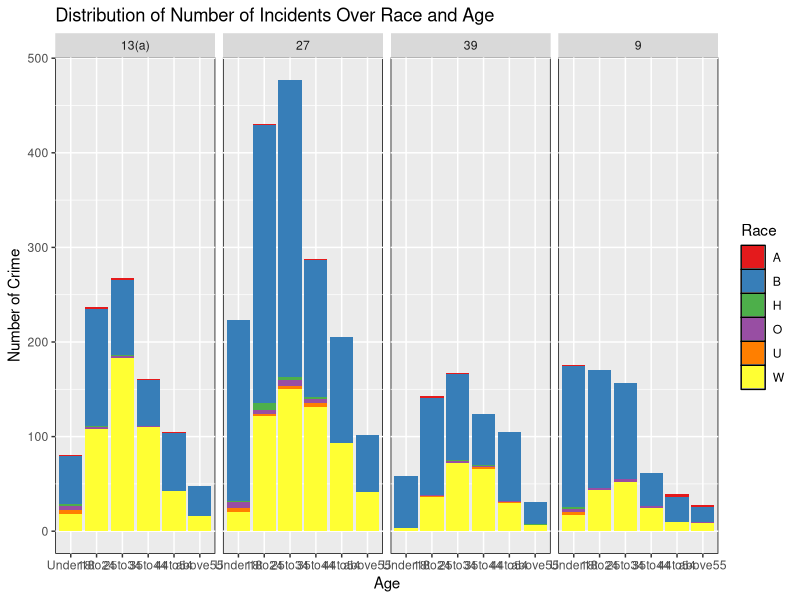
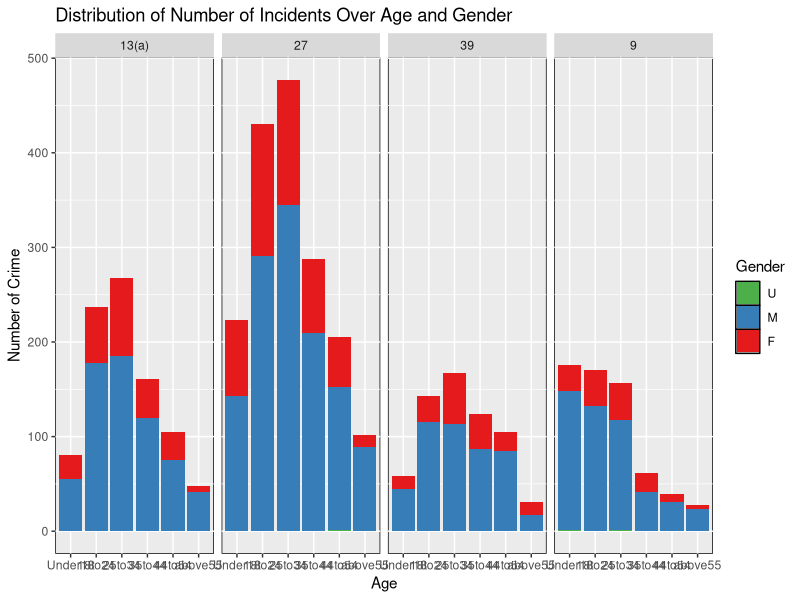

These charts were generated, in order, by the following R code:
rm(list=ls())
dat=read.csv("ArrestData.csv")

#Data Cleaning
y<-regexpr("/",dat$OFFENSES)
idx<-which(y>0)
offense<-NULL
i=0
for(n in 1:length(idx)){
  i=i+1
  offense[i]<-substr(dat$OFFENSES[idx[n]],1,y[idx[n]]-1)
}
dat1<-dat[idx,]
dat1$OFFENSES<-offense
dat2<-dat[-idx,]
arrest<-rbind(dat1,dat2)

y6<-regexpr(" ",arrest$OFFENSES)
code<-NULL
i=0
for(n in 1:length(y6)){
  i=i+1
  code[i]<-substr(arrest$OFFENSES[n],1,y6[n]-1)
}
shortcode<-code
arrest<-data.frame(arrest$AGE,arrest$GENDER,arrest$ARRESTTIME,arrest$OFFENSES,arrest$RACE,code,shortcode)

y1<-regexpr("[(]",arrest$code)
idx1<-which(y1>0)
code1<-NULL
i=0
for(n in 1:length(idx1)){
  i=i+1
  code1[i]<-substr(arrest$code[idx1[n]],1,y1[idx1[n]]-1)
}
arrest1<-arrest[idx1,]
arrest1$code<-code1
arrest2<-arrest[-idx1,]
arrest<-rbind(arrest1,arrest2)

y2<-regexpr("[.]",arrest$code)
idx2<-which(y2>0)
code2<-NULL
i=0
for(n in 1:length(idx2)){
  i=i+1
  code2[i]<-substr(arrest$code[idx2[n]],1,y2[idx2[n]]-1)
}
arrest1<-arrest[idx2,]
arrest1$code<-code2
arrest2<-arrest[-idx2,]
arrest<-rbind(arrest1,arrest2)

#Using chapter number to category crime types:
idx5<-which(arrest$code==13)
arrest$code[idx5]<-"13(a)"
arrest$shortcode<-arrest$code   

idx6<-which(nchar(arrest$shortcode)==3)
idx7<-which(nchar(arrest$shortcode)==4)

arrest$shortcode[idx6]<-substr(arrest$shortcode[idx6],1,1) 
arrest$shortcode[idx7]<-substr(arrest$shortcode[idx7],1,2) 
arrest<-na.omit(arrest)
table(arrest$arrest.AGE)

#Take out outliers:
idx8<-which(arrest$arrest.AGE==0|arrest$arrest.AGE==999)
arrest<-arrest[-idx8,]

#Extract top four crimes:
idx9<-which(arrest$shortcode=="27"|arrest$shortcode=="13(a)"|arrest$shortcode=="9"|arrest$shortcode=="39")
ArrestTopFour<-arrest[idx9,]
sort(table(ArrestTopFour$shortcode))

library(lubridate)
table(year(ArrestTopFour$arrest.ARRESTTIME))

#Take out year 2014 and 2015
idx10<-which(year(ArrestTopFour$arrest.ARRESTTIME)==2014|year(ArrestTopFour$arrest.ARRESTTIME)==2015)
ArrestTopFour<-ArrestTopFour[-idx10,]
sort(table(ArrestTopFour$shortcode))

#Create data frame of Arrest top four:
ArrestTopFour<-data.frame(ArrestTopFour$arrest.AGE,ArrestTopFour$arrest.GENDER,ArrestTopFour$arrest.RACE,ArrestTopFour$arrest.OFFENSES,ArrestTopFour$code,ArrestTopFour$shortcode)

colnames(ArrestTopFour)<-c("AGE","GENDER","RACE","OFFENSE","CODE","SHORTCODE")

##########Graph
four<-ArrestTopFour
library(ggplot2)
library(RColorBrewer)

#Clean age group
idx1<-which(four$AGE<=18)
idx2<-which(four$AGE>18 & four$AGE<=25)
idx3<-which(four$AGE<=34&four$AGE>25)
idx4<-which(four$AGE<=44&four$AGE>34)
idx5<-which(four$AGE<=54&four$AGE>44)
idx6<-which(four$AGE>54)
four$AGE[idx1]<-"Under18"
four$AGE[idx2]<-"18to24"
four$AGE[idx3]<-"25to34"
four$AGE[idx4]<-"35to44"
four$AGE[idx5]<-"44to54"
four$AGE[idx6]<-"above55"
four$AGE<-factor(four$AGE, levels=c('Under18','18to24','25to34','35to44','44to54','above55'))

#Create function to plot distribution of crimes over age and race
plotbyage<-function(x){
  a<-ggplot(x,aes(AGE,fill=factor(RACE)))
  a+geom_bar(stat="count")+
    facet_grid(.~SHORTCODE)+ylab("Number of Crime")+
    xlab("Age")+ggtitle("Distribution of Number of Incidents Over Race and Age")+
    guides(fill=guide_legend(title="Race",reverse = F))+
    theme(panel.background = element_rect(colour="Black")) +scale_fill_brewer(palette = 'Set1')}
plotbyage(four)

#Create function to plot distribution of crimes over age and gender
plotbygender<-function(x){
  a<-ggplot(x,aes(AGE,fill=factor(GENDER)))
  a+geom_bar(stat="count")+
    facet_grid(.~SHORTCODE)+ylab("Number of Crime")+
    xlab("Age")+ggtitle("Distribution of Number of Incidents Over Age and Gender")+
    guides(fill=guide_legend(title="Gender",reverse = T))+
    theme(panel.background = element_rect(colour="Black")) +scale_fill_brewer(palette = 'Set1')}
plotbygender(four)

